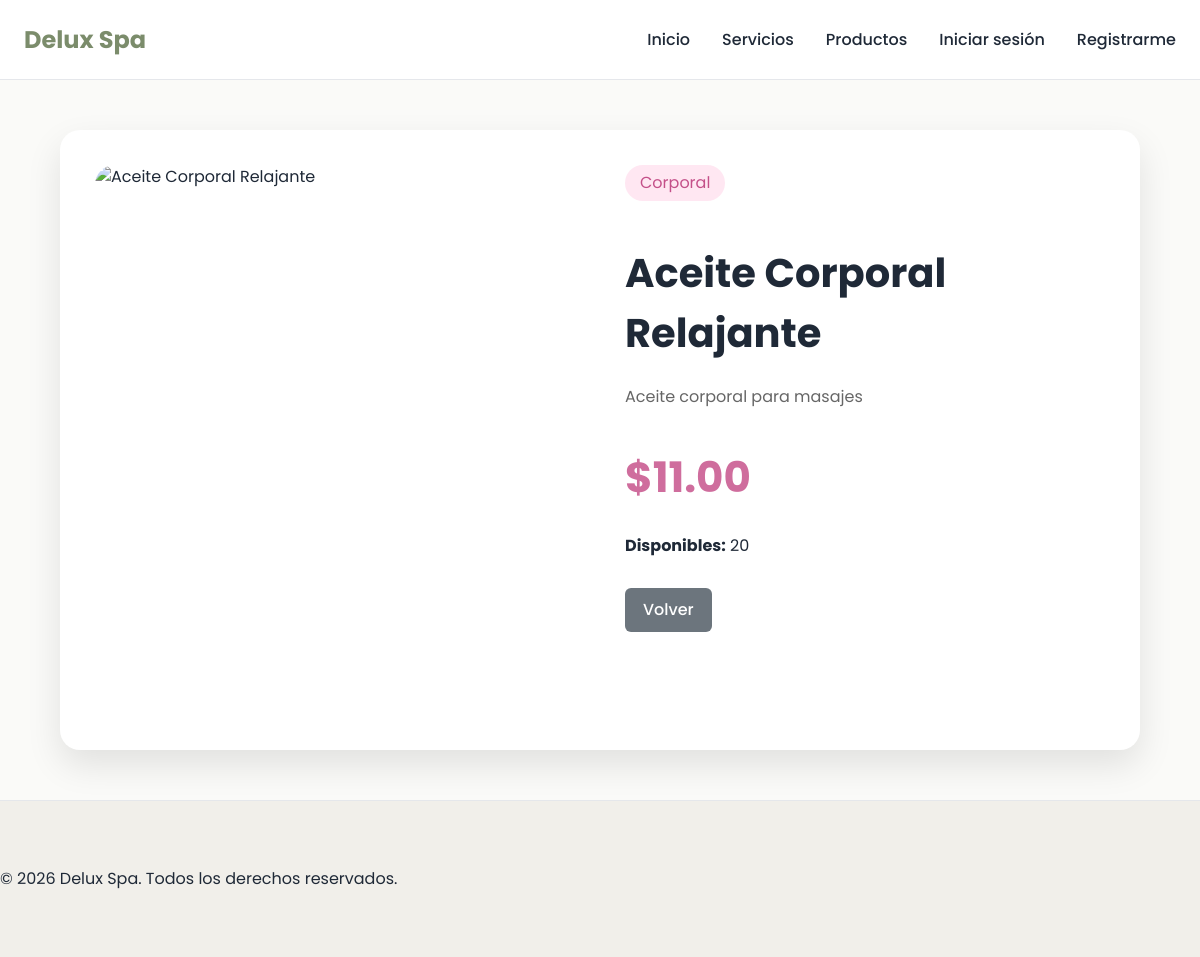
The app's page /index.php?controller=clienteProd&action=detalle&id=5 with its own data.
### tables this page shows
CREATE TABLE productos (
    id_producto            INT AUTO_INCREMENT PRIMARY KEY,
    id_categoria_producto  INT NOT NULL,
    nombre                 VARCHAR(100) NOT NULL,
    descripcion            TEXT NULL,
    precio                 DECIMAL(10,2) NOT NULL,
    stock                  INT NOT NULL DEFAULT 0,
    disponibilidad         TINYINT(1) NOT NULL DEFAULT 1,
    imagen                 VARCHAR(255) NULL,
    CONSTRAINT fk_productos_categoria
        FOREIGN KEY (id_categoria_producto) REFERENCES categorias_producto(id_categoria_producto)
        ON UPDATE CASCADE ON DELETE RESTRICT
);

CREATE TABLE categorias_producto (
    id_categoria_producto INT AUTO_INCREMENT PRIMARY KEY,
    nombre_categoria      VARCHAR(100) NOT NULL UNIQUE,
    descripcion           VARCHAR(200) NULL,
    estado                TINYINT(1)   NOT NULL DEFAULT 1
);

### controllers/cliente/ClienteProdController.php (called while the page is built, shortened)
<?php
require_once "models/dao/producto/ProductoDAO.php";
class ClienteProdController
{
    private ProductoDAO $productoDAO;
    public function __construct()
    {
        $this->productoDAO = new ProductoDAO();
    }
    public function detalle()
    {
        $id = filter_input(INPUT_GET, "id", FILTER_VALIDATE_INT);
        $producto = $this->productoDAO->buscarPorId($id);
        require_once "views/cliente/producto-compra/detalleProducto.php";
    }
}

### index.php (called while the page is built, shortened)
<?php
$action = $_GET['action'] ?? 'inicio';
$controller = new $controllerName();
$controller->$action();

### models/dao/producto/ProductoDAO.php (called while the page is built, shortened)
<?php
require_once "config/Database.php";
class ProductoDAO
{
    private PDO $cn;
    public function __construct(?PDO $conexion = null)
    {
        if($conexion !== null){
        $this->cn = $conexion;
        } else {
            $db = new Database();
            $this->cn = $db->conectar();
        }
    }
    public function buscarPorId(int $id)
    {
        $sql = "SELECT
                p.*,
                c.nombre_categoria
                FROM productos p
                INNER JOIN categorias_producto c
                    ON p.id_categoria_producto = c.id_categoria_producto
                WHERE p.id_producto = ?";
        $stmt = $this->cn->prepare($sql);
        $stmt->execute([$id]);
        return $stmt->fetch(PDO::FETCH_ASSOC);
    }
}

### config/Database.php (called while the page is built)
<?php
class Database
{
    private string $host = "localhost";
    private string $dbname = "spa_belleza";
    private string $user = "root";
    private string $password = "";
    public function conectar(): PDO
    {
        return new PDO(
            "mysql:host={$this->host};dbname={$this->dbname};charset=utf8mb4",
            $this->user,
            $this->password,
            [
                PDO::ATTR_ERRMODE            => PDO::ERRMODE_EXCEPTION,
                PDO::ATTR_DEFAULT_FETCH_MODE => PDO::FETCH_ASSOC,
                PDO::ATTR_EMULATE_PREPARES   => false
            ]
        );
    }
}

### views/cliente/producto-compra/detalleProducto.php (the view, shortened to what this page needs)
<?php
require_once "views/layouts/header_publico.php";
?>
<main class="detalle-container">
    <div class="detalle-card">
        <div class="detalle-imagen">
            <img src="<?= htmlspecialchars($producto["imagen"]) ?>"
                alt="<?= htmlspecialchars($producto["nombre"]) ?>">
        </div>
        <div class="detalle-info">
            <span class="categoria">
                <?= htmlspecialchars($producto["nombre_categoria"]) ?>
            </span>
            <h1><?= htmlspecialchars($producto["nombre"]) ?></h1>
            <p class="descripcion">
                <?= htmlspecialchars($producto["descripcion"]) ?>
            </p>
            <h2 class="precio">
                $<?= number_format($producto["precio"],2) ?>
            </h2>
            <p>
                <strong>Disponibles:</strong>
                <?= (int)$producto["stock"] ?>
            </p>
            <div class="acciones">
                <a
                    class="btn btn-secondary"
                    href="index.php?controller=clienteProd&action=index">
                    Volver
                </a>
            </div>
        </div>
    </div>
</main>
<?php require_once "views/layouts/footer.php"; ?>

### assets/css/design-system/variables.css (style rules this page uses)
:root { --color-primary: #355C7D; --color-primary-hover: #2B4A63; --color-primary-light: #EAF2F8; --color-secondary: #6C757D; --color-secondary-hover: #5A6268; --color-success: #28A745; --color-success-light: #D4EDDA; --color-danger: #DC3545; --color-danger-light: #F8D7DA; --color-warning: #F0AD4E; --color-warning-light: #FFF3CD; --color-info: #17A2B8; --color-info-light: #D1ECF1; --bg-body: #F5F7FA; --bg-surface: #FFFFFF; --bg-sidebar: #27374D; --bg-sidebar-hover: #355C7D; --bg-sidebar-active: #4F709C; --text-primary: #1F2937; --text-secondary: #6B7280; --text-muted: #9CA3AF; --text-white: #FFFFFF; --border-color: #E5E7EB; --font-family: 'Poppins', sans-serif; --font-size-xs: 12px; --font-size-sm: 14px; --font-size-md: 16px; --font-size-lg: 18px; --font-size-xl: 24px; --font-size-2xl: 32px; --font-light: 300; --font-regular: 400; --font-medium: 500; --font-semibold: 600; --font-bold: 700; --line-height: 1.5; --radius-sm: 6px; --radius-md: 10px; --radius-lg: 16px; --radius-xl: 24px; --radius-pill: 999px; --space-1: 4px; --space-2: 8px; --space-3: 12px; --space-4: 16px; --space-5: 20px; --space-6: 24px; --space-7: 32px; --space-8: 40px; --space-9: 48px; --space-10: 64px; --shadow-sm: 0 2px 6px rgba(0,0,0,.08); --shadow-md: 0 6px 16px rgba(0,0,0,.10); --shadow-lg: 0 12px 24px rgba(0,0,0,.15); --transition-fast: .2s ease; --transition-normal: .3s ease; --transition-slow: .5s ease; --sidebar-width: 250px; --navbar-height: 70px; --container-width: 1200px; --z-dropdown: 100; --z-sticky: 200; --z-sidebar: 300; --z-modal: 500; --z-toast: 700; }

### assets/css/design-system/components.css (style rules this page uses)
*, *::before, *::after { box-sizing:border-box; }
html { scroll-behavior:smooth; }
body { margin:0; padding:0; background:var(--bg-body); color:var(--text-primary); font-family:var(--font-family); font-size:var(--font-size-md); line-height:var(--line-height); }
img { max-width:100%; display:block; }
a { color:inherit; text-decoration:none; }
.btn { display:inline-flex; align-items:center; justify-content:center; gap:8px; padding:10px 18px; border:none; border-radius:var(--radius-sm); cursor:pointer; transition:var(--transition-fast); font-weight:var(--font-medium); }
.btn-secondary { background:var(--color-secondary); color:var(--text-white); }

### assets/css/design-system/client.css (style rules this page uses)
body { background: #FAFAF8; }

### assets/css/detalleProducto.css (style rules this page uses)
.detalle-container { width: 90%; max-width: 1200px; margin: 50px auto; }
.detalle-card { display: grid; grid-template-columns: 1fr 1fr; gap: 50px; background: white; border-radius: 20px; padding: 35px; box-shadow: 0 15px 35px rgba(0, 0, 0, .1); }
.detalle-imagen img { width: 100%; height: 550px; object-fit: cover; border-radius: 20px; }
.categoria { background: #ffe7f2; padding: 6px 15px; border-radius: 20px; color: #c45089; display: inline-block; margin-bottom: 15px; }
.detalle-info h1 { font-size: 40px; margin-bottom: 20px; }
.descripcion { line-height: 1.8; color: #666; margin-bottom: 30px; }
.precio { font-size: 42px; color: #cf6d9d; margin-bottom: 25px; }
.acciones { display: flex; gap: 15px; margin-top: 30px; }

### records on screen
productos: id_categoria_producto.nombre_categoria "Corporal", nombre "Aceite Corporal Relajante", descripcion "Aceite corporal para masajes", precio "11.00", stock "20"
